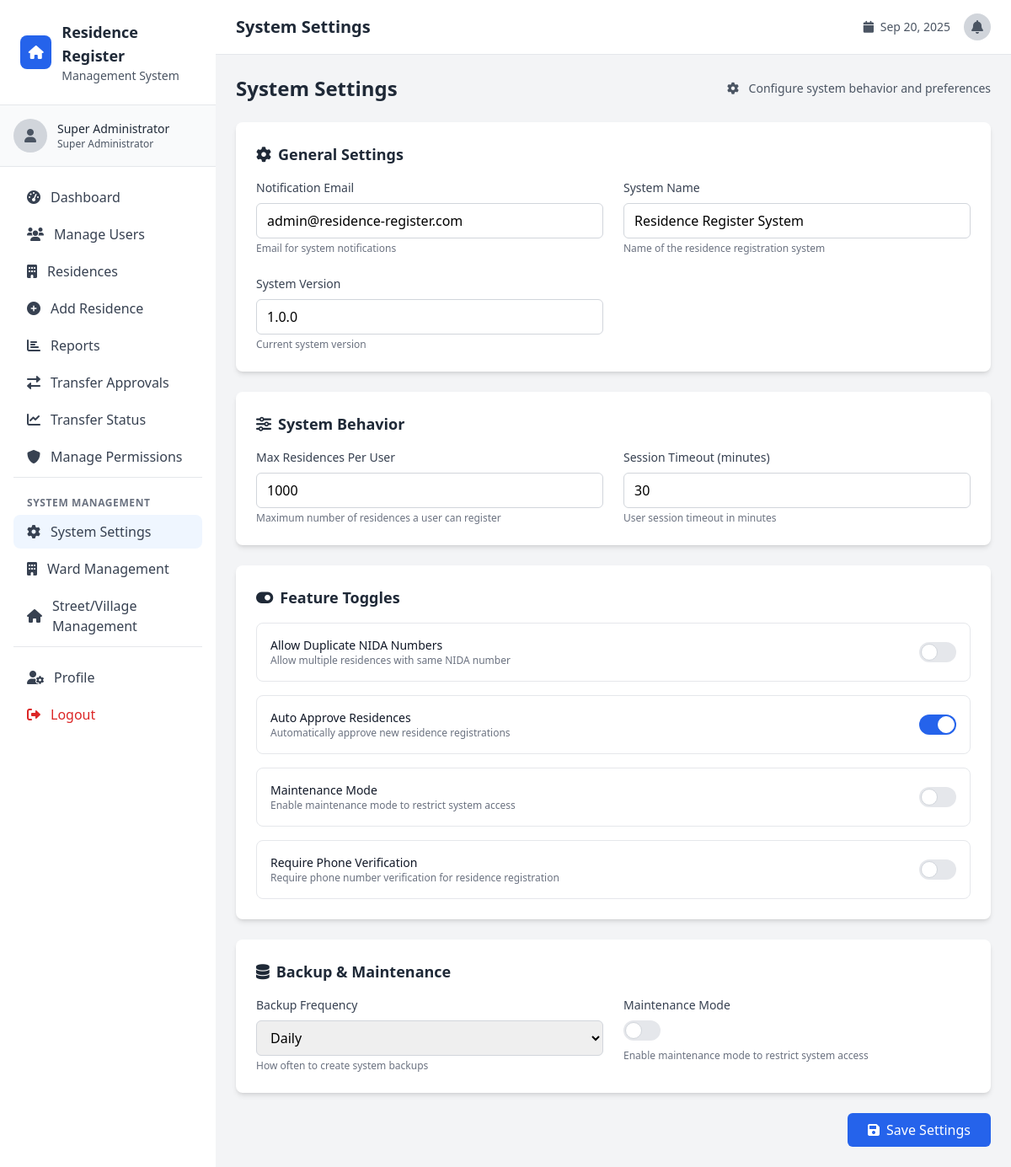
Screenshot of /system_settings.php (signed in) with the database file from the repository.
### tables this page shows
CREATE TABLE system_settings (
    id INT AUTO_INCREMENT PRIMARY KEY,
    setting_key VARCHAR(100) UNIQUE NOT NULL,
    setting_name VARCHAR(255) NOT NULL,
    setting_value TEXT,
    setting_type ENUM('text', 'number', 'boolean', 'select', 'textarea') DEFAULT 'text',
    setting_options TEXT,
    description TEXT,
    created_at TIMESTAMP DEFAULT CURRENT_TIMESTAMP,
    updated_at TIMESTAMP DEFAULT CURRENT_TIMESTAMP ON UPDATE CURRENT_TIMESTAMP
);

### includes/functions.php (called while the page is built, shortened)
<?php
function getAllSystemSettings() {
    global $pdo;
    try {
        $stmt = $pdo->query("SELECT * FROM system_settings ORDER BY setting_key");
        return $stmt->fetchAll();
    } catch (PDOException $e) {
        return [];
    }
}
?>

### system_settings.php (the view, shortened to what this page needs)
<?php
require_once 'config/database.php';
require_once 'includes/functions.php';
$settings = getAllSystemSettings();
include 'includes/header.php';
?>
<div class="space-y-6">
    <div class="flex justify-between items-center">
        <h1 class="text-2xl font-bold text-gray-800">System Settings</h1>
        <div class="text-sm text-gray-600">
            <i class="fas fa-cog mr-2"></i>
            Configure system behavior and preferences
        </div>
    </div>
    <form method="POST" class="space-y-6">
        <div class="bg-white rounded-lg shadow-md p-6">
            <h3 class="text-lg font-semibold text-gray-800 mb-4">
                <i class="fas fa-cog mr-2"></i>General Settings
            </h3>
            <div class="grid grid-cols-1 md:grid-cols-2 gap-6">
                <?php foreach ($settings as $setting): ?>
                    <?php if (in_array($setting['setting_key'], ['system_name', 'system_version', 'notification_email'])): ?>
                        <div>
                            <label for="setting_<?php echo $setting['setting_key']; ?>" class="block text-sm font-medium text-gray-700 mb-2">
                                <?php echo $setting['setting_name']; ?>
                            </label>
                            <input type="text"
                                   id="setting_<?php echo $setting['setting_key']; ?>"
                                   name="settings[<?php echo $setting['setting_key']; ?>]"
                                   value="<?php echo htmlspecialchars($setting['setting_value']); ?>"
                                   class="w-full px-3 py-2 border border-gray-300 rounded-md focus:outline-none focus:ring-2 focus:ring-blue-500 focus:border-transparent">
                            <p class="text-xs text-gray-500 mt-1"><?php echo $setting['description']; ?></p>
                        </div>
                    <?php endif; ?>
                <?php endforeach; ?>
            </div>
        </div>
        <div class="bg-white rounded-lg shadow-md p-6">
            <h3 class="text-lg font-semibold text-gray-800 mb-4">
                <i class="fas fa-sliders-h mr-2"></i>System Behavior
            </h3>
            <div class="grid grid-cols-1 md:grid-cols-2 gap-6">
                <?php foreach ($settings as $setting): ?>
                    <?php if (in_array($setting['setting_key'], ['max_residences_per_user', 'session_timeout'])): ?>
                        <div>
                            <label for="setting_<?php echo $setting['setting_key']; ?>" class="block text-sm font-medium text-gray-700 mb-2">
                                <?php echo $setting['setting_name']; ?>
                            </label>
                            <input type="number"
                                   id="setting_<?php echo $setting['setting_key']; ?>"
                                   name="settings[<?php echo $setting['setting_key']; ?>]"
                                   value="<?php echo htmlspecialchars($setting['setting_value']); ?>"
                                   class="w-full px-3 py-2 border border-gray-300 rounded-md focus:outline-none focus:ring-2 focus:ring-blue-500 focus:border-transparent">
                            <p class="text-xs text-gray-500 mt-1"><?php echo $setting['description']; ?></p>
                        </div>
                    <?php endif; ?>
                <?php endforeach; ?>
            </div>
        </div>
        <div class="bg-white rounded-lg shadow-md p-6">
            <h3 class="text-lg font-semibold text-gray-800 mb-4">
                <i class="fas fa-toggle-on mr-2"></i>Feature Toggles
            </h3>
            <div class="space-y-4">
                <?php foreach ($settings as $setting): ?>
                    <?php if ($setting['setting_type'] === 'boolean'): ?>
                        <div class="flex items-center justify-between p-4 border border-gray-200 rounded-lg">
                            <div>
                                <h4 class="text-sm font-medium text-gray-900"><?php echo $setting['setting_name']; ?></h4>
                                <p class="text-xs text-gray-500"><?php echo $setting['description']; ?></p>
                            </div>
                            <label class="relative inline-flex items-center cursor-pointer">
                                <div class="w-11 h-6 bg-gray-200 peer-focus:outline-none peer-focus:ring-4 peer-focus:ring-blue-300 rounded-full peer peer-checked:after:translate-x-full peer-checked:after:border-white after:content-[''] after:absolute after:top-[2px] after:left-[2px] after:bg-white after:border-gray-300 after:border after:rounded-full after:h-5 after:w-5 after:transition-all peer-checked:bg-blue-600"></div>
                            </label>
                        </div>
                    <?php endif; ?>
                <?php endforeach; ?>
            </div>
        </div>
        <div class="bg-white rounded-lg shadow-md p-6">
            <h3 class="text-lg font-semibold text-gray-800 mb-4">
                <i class="fas fa-database mr-2"></i>Backup & Maintenance
            </h3>
            <div class="grid grid-cols-1 md:grid-cols-2 gap-6">
                <?php foreach ($settings as $setting): ?>
                    <?php if (in_array($setting['setting_key'], ['backup_frequency', 'maintenance_mode'])): ?>
                        <div>
                            <label for="setting_<?php echo $setting['setting_key']; ?>" class="block text-sm font-medium text-gray-700 mb-2">
                                <?php echo $setting['setting_name']; ?>
                            </label>
                            <?php if ($setting['setting_key'] === 'backup_frequency'): ?>
                                <select id="setting_<?php echo $setting['setting_key']; ?>"
                                        name="settings[<?php echo $setting['setting_key']; ?>]"
                                        class="w-full px-3 py-2 border border-gray-300 rounded-md focus:outline-none focus:ring-2 focus:ring-blue-500 focus:border-transparent">
                                    <option value="daily" <?php echo $setting['setting_value'] === 'daily' ? 'selected' : ''; ?>>Daily</option>
                                </select>
                            <?php else: ?>
                                <label class="relative inline-flex items-center cursor-pointer">
                                    <div class="w-11 h-6 bg-gray-200 peer-focus:outline-none peer-focus:ring-4 peer-focus:ring-blue-300 rounded-full peer peer-checked:after:translate-x-full peer-checked:after:border-white after:content-[''] after:absolute after:top-[2px] after:left-[2px] after:bg-white after:border-gray-300 after:border after:rounded-full after:h-5 after:w-5 after:transition-all peer-checked:bg-blue-600"></div>
                                </label>
                            <?php endif; ?>
                            <p class="text-xs text-gray-500 mt-1"><?php echo $setting['description']; ?></p>
                        </div>
                    <?php endif; ?>
                <?php endforeach; ?>
            </div>
        </div>
        <div class="flex justify-end">
            <button type="submit" class="bg-blue-600 text-white px-6 py-2 rounded-md hover:bg-blue-700 transition duration-200">
                <i class="fas fa-save mr-2"></i>Save Settings
            </button>
        </div>
    </form>
</div>
<?php include 'includes/footer.php'; ?>

### rows the page displays
system_settings: setting_name "Notification Email", setting_key+setting_value "admin@residence-register.com", description "Email for system notifications"
system_settings: setting_name "System Name", setting_value "Residence Register System", description "Name of the residence registration system"
system_settings: setting_name "System Version", setting_value "1.0.0", description "Current system version"
system_settings: setting_name "Max Residences Per User", setting_value "1000", description "Maximum number of residences a user can register"
system_settings: setting_name "Session Timeout (minutes)", setting_value "30", description "User session timeout in minutes"
system_settings: setting_name "Allow Duplicate NIDA Numbers", description "Allow multiple residences with same NIDA number"
system_settings: setting_name "Auto Approve Residences", description "Automatically approve new residence registrations"
system_settings: setting_name "Maintenance Mode", description "Enable maintenance mode to restrict system access"
system_settings: setting_name "Require Phone Verification", description "Require phone number verification for residence registration"
system_settings: setting_name "Backup Frequency", setting_value+setting_key "Daily", description "How often to create system backups"

### other values shown
$_SESSION['user_name'] "Super Administrator"
getRoleDisplayName($_SESSION['user_role']) "Super Administrator"
$page_title "System Settings"
